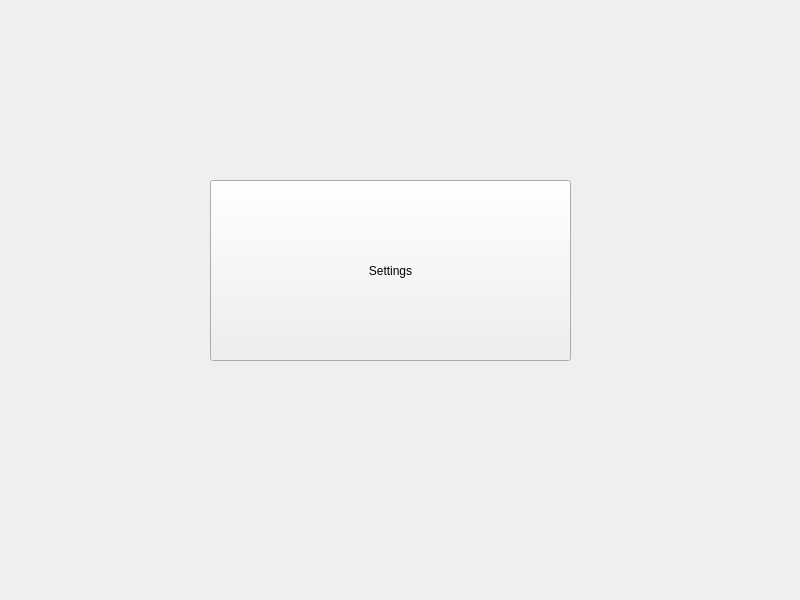
<?xml version="1.0" encoding="UTF-8"?>
<ui version="4.0">
 <class>ClockWindow</class>
 <widget class="QMainWindow" name="ClockWindow">
  <property name="geometry">
   <rect>
    <x>0</x>
    <y>0</y>
    <width>800</width>
    <height>600</height>
   </rect>
  </property>
  <property name="windowTitle">
   <string>ClockWindow</string>
  </property>
  <widget class="QWidget" name="centralwidget">
   <widget class="QToolButton" name="toolButton">
    <property name="geometry">
     <rect>
      <x>210</x>
      <y>180</y>
      <width>361</width>
      <height>181</height>
     </rect>
    </property>
    <property name="text">
     <string>Settings</string>
    </property>
   </widget>
  </widget>
 </widget>
 <resources/>
 <connections/>
</ui>
